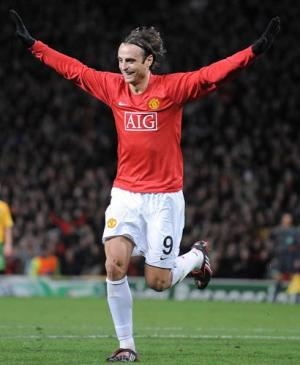
#> input picture MultiMedia/HW5/berbatov.jpg, 300 x 365 px
$ python color_change.py
#> lines starting #> are read from the running program, lines starting #| are printed output that depends on the picture
"""
MultiMedia Homework 5
-----------------------------
Author : Maryam Saeedmehr
Std NO.: 9629373

How to run :
~$ python3 color_change.py
"""

# Question 1 : Change color

import cv2 as cv  # for reading image
import numpy as np  # some mathematics calculation
import matplotlib.pyplot as plt  # plot results
from time import sleep


def color_change(I, w, new_color):
    # BGR to RGB --------------------------------------------------------------
    I_RGB = cv.cvtColor(I, cv.COLOR_BGR2RGB)

    # RGB to HSV --------------------------------------------------------------
    I_HSV = cv.cvtColor(I, cv.COLOR_BGR2HSV)

    # Select a point ----------------------------------------------------------
    fig1 = plt.figure(1)
    ax = fig1.add_subplot(111)
    ax.imshow(I_RGB)
    y, x = int(round(plt.ginput(1)[0][0])), int(round(plt.ginput(1)[0][1]))
    plt.plot(y, x, 'X', color=(0, 1, 0), markersize=10)
    fig1.canvas.draw()

    # Change the Color --------------------------------------------------------
    if 0 <= I_HSV[x][y][0] <= 10 and I_HSV[x][y][0] - w < 0:
        red_lower1 = 0
        red_upper1 = I_HSV[x][y][0] + w
        red_lower2 = I_HSV[x][y][0] - w + 180
        red_upper2 = 179
        for i in range(I.shape[0]):
            for j in range(I.shape[1]):
                if red_lower1 <= I_HSV[i][j][0] <= red_upper1 \
                or red_lower2 <= I_HSV[i][j][0] <= red_upper2:
                    I_HSV[i][j][0] = new_color

    elif 169 <= I_HSV[x][y][0] <= 179 and I_HSV[x][y][0] + w > 179:
        red_lower1 = 0
        red_upper1 = I_HSV[x][y][0] + w - 180
        red_lower2 = I_HSV[x][y][0] - w
        red_upper2 = 179
        for i in range(I.shape[0]):
            for j in range(I.shape[1]):
                if red_lower1 <= I_HSV[i][j][0] <= red_upper1 \
                or red_lower2 <= I_HSV[i][j][0] <= red_upper2:
                    I_HSV[i][j][0] = new_color

    elif 0 <= I_HSV[x][y][0] <= 10 or 169 <= I_HSV[x][y][0] <= 179:
        red_lower1 = I_HSV[x][y][0] - w
        red_upper1 = I_HSV[x][y][0] + w
        for i in range(I.shape[0]):
            for j in range(I.shape[1]):
                if red_lower1 <= I_HSV[i][j][0] <= red_upper1:
                    I_HSV[i][j][0] = new_color

    else:
        lower = I_HSV[x][y][0] - w
        upper = I_HSV[x][y][0] + w
        for i in range(I.shape[0]):
            for j in range(I.shape[1]):
                if lower <= I_HSV[i][j][0] <= upper:
                    I_HSV[i][j][0] = new_color

    # plot the results --------------------------------------------------------
    fig2 = plt.figure(2)
    ax2 = fig2.add_subplot(111)
    ax2.imshow(cv.cvtColor(I_HSV, cv.COLOR_HSV2RGB))
    plt.show()


# Test the function -----------------------------------------------------------
img1 = cv.imread("berbatov.jpg")
#> img1 is the input picture: shape (365, 300, 3); mean B, G, R 61, 71.1, 80.7
img2 = cv.imread("Hi.JPG")
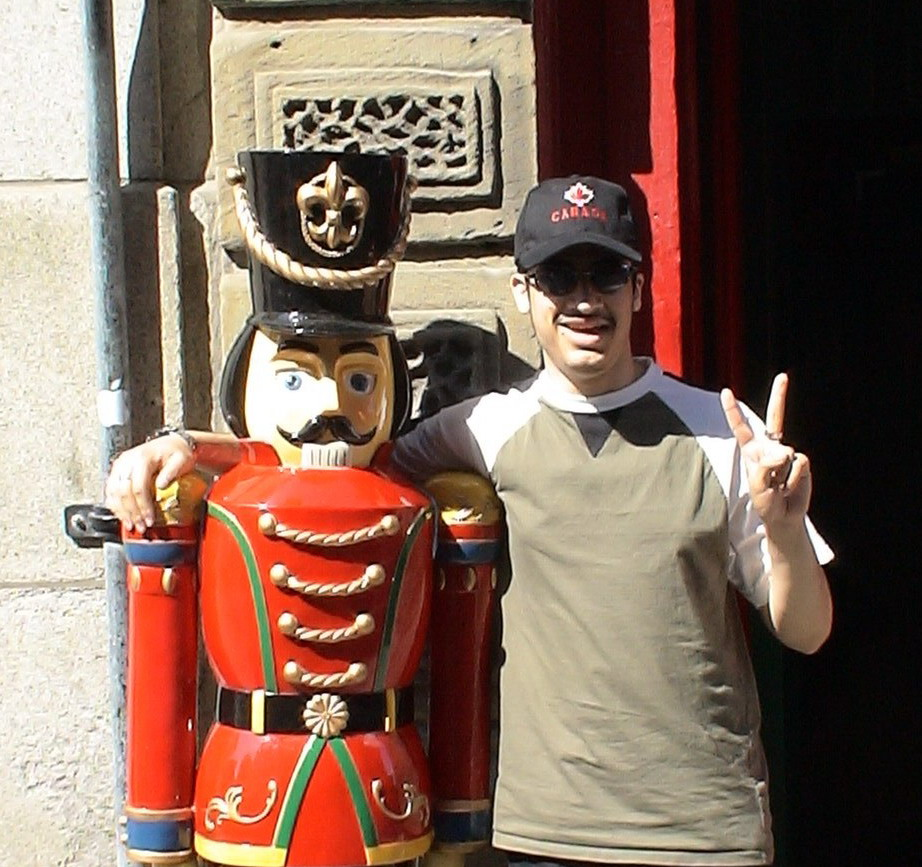
#> input picture MultiMedia/HW5/Hi.JPG, 922 x 867 px
#> img2 is the input picture: shape (867, 922, 3); mean B, G, R 90.3, 104.2, 129.5
img3 = cv.imread("color_change.jpg")
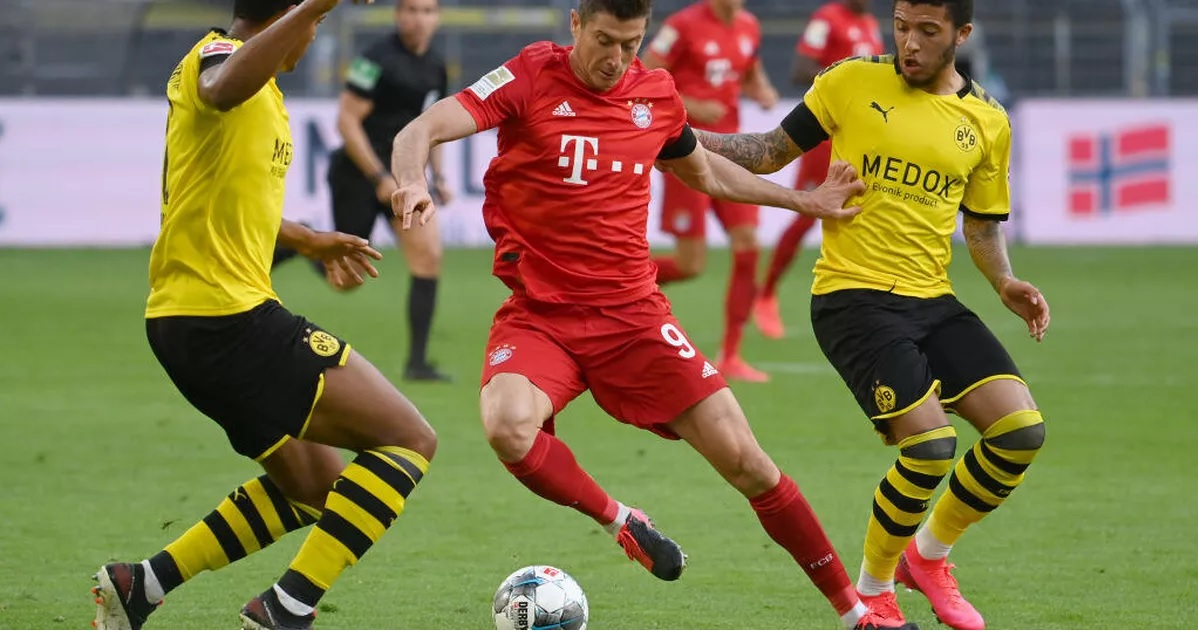
#> input picture MultiMedia/HW5/color_change.jpg, 1198 x 632 px
#> img3 is the input picture: shape (632, 1198, 3); mean B, G, R 77.5, 118.9, 132.2
image = int(input('Which Image do you want to test?(Enter its number)\n1- berbatov\n2- Hi\n3- color_change\n'))
#> the answer given: 1
while image not in (1,2,3):
    print('Oops! Wrong number!')
    image = int(input('Which Image do you want to test?(Enter its number)\n1- berbatov\n2- Hi\n3- color_change\n'))

w = int(input('Enter the range of color (just a positive integer): '))
#> the answer given: 3
new_color = int(input('Enter the Hue of every new color you want(an integer in range(0,179)): '))
#> the answer given: 3
print('\nNow pick a color you want to replace just \nby clicking on somewhere with that color...')
sleep(1.5)

if image == 1:
    color_change(img1, w, new_color)
#> in color_change, `I_HSV = cv.cvtColor(I, cv.COLOR_BGR2HSV)`: I_HSV: shape (365, 300, 3); mean H, S, V 63.3, 63.5, 89.9
#> (the run stopped early here; a loop or call above may not have finished)
